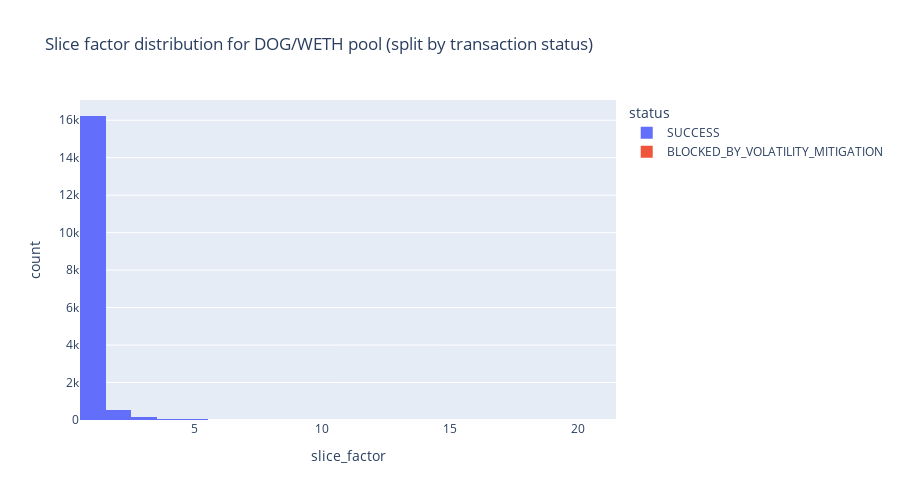
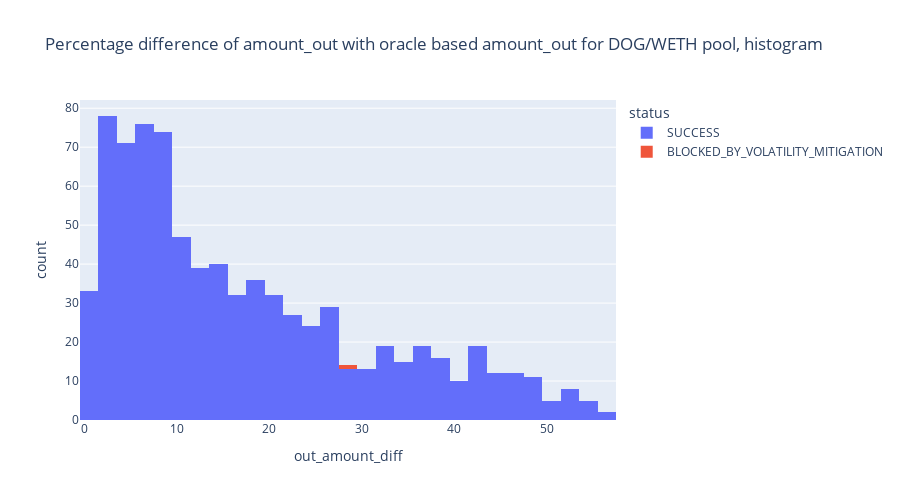

The notebook cell saved with these charts, in order:
### Code cell
dog_weth_sim.show_mitigation_comparison(dog_weth_swaps_mitigation_off_df, dog_weth_swaps_mitigation_on_df)
dog_weth_sim.px_hist_blocked_transactions_slice(dog_weth_swaps_mitigation_on_df)
dog_weth_sim.px_hist_blocked_transactions_difference_from_oracle(dog_weth_swaps_mitigation_on_df)
dog_weth_sim.plot_slice_distribution_and_diff_limit_line(dog_weth_swaps_mitigation_on_df)
dog_weth_sim.plot_reserves_with_and_without_mitigation(dog_weth_swaps_mitigation_off_df, dog_weth_swaps_mitigation_on_df)
dog_weth_sim.plot_cumulative_prices_with_and_without_mitigation(dog_weth_swaps_mitigation_off_df, dog_weth_swaps_mitigation_off_df)

### Figure 1 — Plotly figure (JSON) as saved in the notebook; plotly's stock layout.template omitted (floating-point values rounded to 4 significant figures; data arrays with more than 128 entries replaced by an {"elided": "..."} marker saying what was removed)
{"data": [{"alignmentgroup": "True", "bingroup": "x", "hovertemplate": "status=SUCCESS<br>slice_factor=%{x}<br>count=%{y}<extra></extra>", "legendgroup": "SUCCESS", "marker": {"color": "#636efa", "pattern": {"shape": ""}}, "name": "SUCCESS", "offsetgroup": "SUCCESS", "orientation": "v", "showlegend": true, "type": "histogram", "x": {"elided": "18558 int values"}, "xaxis": "x", "yaxis": "y"}, {"alignmentgroup": "True", "bingroup": "x", "hovertemplate": "status=BLOCKED_BY_VOLATILITY_MITIGATION<br>slice_factor=%{x}<br>count=%{y}<extra></extra>", "legendgroup": "BLOCKED_BY_VOLATILITY_MITIGATION", "marker": {"color": "#EF553B", "pattern": {"shape": ""}}, "name": "BLOCKED_BY_VOLATILITY_MITIGATION", "offsetgroup": "BLOCKED_BY_VOLATILITY_MITIGATION", "orientation": "v", "showlegend": true, "type": "histogram", "x": [21], "xaxis": "x", "yaxis": "y"}], "layout": {"barmode": "relative", "height": 500, "legend": {"title": {"text": "status"}, "tracegroupgap": 0}, "title": {"text": "Slice factor distribution for DOG/WETH pool (split by transaction status)"}, "width": 900, "xaxis": {"anchor": "y", "categoryorder": "total descending", "domain": [0, 1], "title": {"text": "slice_factor"}}, "yaxis": {"anchor": "x", "domain": [0, 1], "title": {"text": "count"}}}}

### Figure 2 — Plotly figure (JSON) as saved in the notebook; plotly's stock layout.template omitted (floating-point values rounded to 4 significant figures; data arrays with more than 128 entries replaced by an {"elided": "..."} marker saying what was removed)
{"data": [{"alignmentgroup": "True", "bingroup": "x", "hovertemplate": "status=SUCCESS<br>out_amount_diff=%{x}<br>count=%{y}<extra></extra>", "legendgroup": "SUCCESS", "marker": {"color": "#636efa", "pattern": {"shape": ""}}, "name": "SUCCESS", "offsetgroup": "SUCCESS", "orientation": "v", "showlegend": true, "type": "histogram", "x": {"elided": "817 int values"}, "xaxis": "x", "yaxis": "y"}, {"alignmentgroup": "True", "bingroup": "x", "hovertemplate": "status=BLOCKED_BY_VOLATILITY_MITIGATION<br>out_amount_diff=%{x}<br>count=%{y}<extra></extra>", "legendgroup": "BLOCKED_BY_VOLATILITY_MITIGATION", "marker": {"color": "#EF553B", "pattern": {"shape": ""}}, "name": "BLOCKED_BY_VOLATILITY_MITIGATION", "offsetgroup": "BLOCKED_BY_VOLATILITY_MITIGATION", "orientation": "v", "showlegend": true, "type": "histogram", "x": [29], "xaxis": "x", "yaxis": "y"}], "layout": {"barmode": "relative", "height": 500, "legend": {"title": {"text": "status"}, "tracegroupgap": 0}, "title": {"text": "Percentage difference of amount_out with oracle based amount_out for DOG/WETH pool, histogram"}, "width": 900, "xaxis": {"anchor": "y", "categoryorder": "total descending", "domain": [0, 1], "title": {"text": "out_amount_diff"}}, "yaxis": {"anchor": "x", "domain": [0, 1], "title": {"text": "count"}}}}
